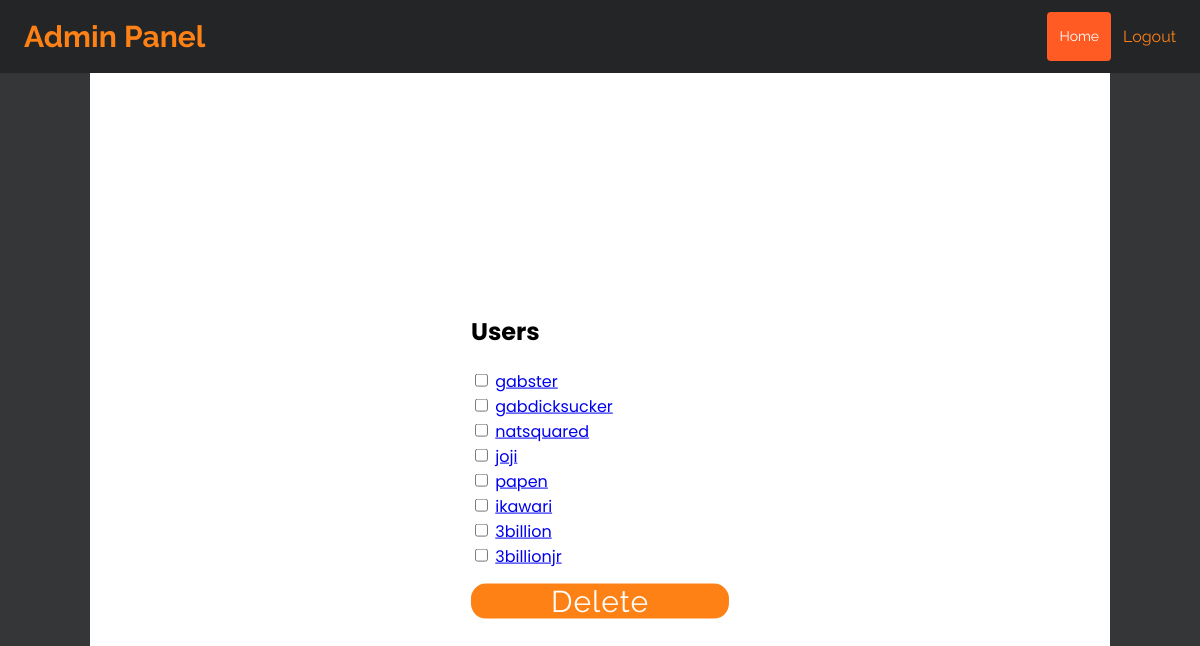
Screenshot of /gasbter_admin/admin-panel/users/ with the database file from the repository.
### accounts/models.py (models this page shows, shortened)
class UserAccount(AbstractBaseUser):
    email = models.EmailField(verbose_name='email', max_length=60, unique=True)
    username = models.CharField(max_length=20, unique=True)  # I put it as true
    date_joined = models.DateField(verbose_name='date joined', auto_now_add=True)
    last_login = models.DateTimeField(verbose_name='last login', auto_now='True')
    is_admin = models.BooleanField(default=False)
    is_active = models.BooleanField(default=True)
    is_staff = models.BooleanField(default=False)
    is_email_verified = models.BooleanField(default=False)
    is_superuser = models.BooleanField(default=False)
    profile_image = models.ImageField(upload_to='profile_images', blank=True, null=True,
                                      default='default.png')
    profile_cover = models.ImageField(upload_to='profile_covers', blank=True, null=True,
                                      default='default.png')
    profile_song = models.FileField(upload_to=get_profile_song_filepath, blank=True, null=True, default=None)
    profile_background = models.ImageField(upload_to='profile_backgrounds', blank=True, null=True,
                                           default='background.png')
    hide_email = models.BooleanField(default=True)
    bio = models.CharField(max_length=300, null=True, blank=True)
    location = models.CharField(max_length=100, null=True, blank=True)
    color = ColorField(default='#3a3b3c')
    backgroundColor = ColorField(default='linear-gradient(to right, rgba(44,15,85,0.9), rgba(44,15,38, 0.9))')
    font_preference = models.CharField(max_length=50, default='"Poppins", sans-serif')
    USERNAME_FIELD = 'username'
    REQUIRED_FIELDS = ['email']
    objects = MyAccountManager()

### admin_custom/views.py (the view)
# urls.py: path('admin-panel/users/', views.admin_user, name='admin_panel_users'),
def admin_user(request):
    if request.method == 'POST':
        if 'select_delete' in request.POST:
            user_ids_to_delete = request.POST.getlist('delete_user')
            UserAccount.objects.filter(id__in=user_ids_to_delete).delete()
            return redirect('admin_panel_users')  # Refreshes the page
    users = UserAccount.objects.all()  # Displays all users
    return render(request, 'admin/admin_user.html', {'users': users})

### templates/admin/admin_user.html (shortened to what this page needs)
{% extends "admin/admin_header.html" %}
{% block content %}
<form method="post" action="{% url 'admin_panel_users' %}">
<div class = "container">
<div class="center">
    <div class = "txt"><h2>Users</h2></div>
    <ul class="ul_user">
        {% for user in users %}
            <li>
                <input type="checkbox" name="delete_user" value="{{ user.id }}">
                <a href="{% url 'profile' username=user.username %}">{{ user.username }}</a>
            </li>
        {% endfor %}
    </ul>
    <div class="input-box button">
        <input type="submit" value="Delete" name="select_delete">
    </div>
</div>
</div>
</form>
{% endblock %}

### static_my_project/admin_custom/admin_custom.css (style rules this page uses)
body { margin: 0; font-family: "Poppins", sans-serif; font-size: 16px; background-color: #353638; }
.container { background-color: white; padding: 20px; margin-top: auto; max-width: 100%; min-height: 100vh; margin-left: 90px; margin-right: 90px; overflow: visible; overflow-wrap: break-word; }
.ul_user { list-style-type: none; margin: 0; padding: 0; }
.input-box.button input { color: #fff; padding: 0 80px; margin-top: 15px; font-size: 30px; letter-spacing: 1px; border: none; font-family: 'Raleway', sans-serif; background: #fe8116; cursor: pointer; border-radius: 15px; }
.center { position: absolute; top: 50%; left: 50%; transform: translate(-50%, -50%); max-width: 100%; padding: 20px; }

### rows the page displays
UserAccount: username "gabster"
UserAccount: username "gabdicksucker"
UserAccount: username "natsquared"
UserAccount: username "joji"
UserAccount: username "papen"
UserAccount: username "ikawari"
UserAccount: username "3billion"
UserAccount: username "3billionjr"
